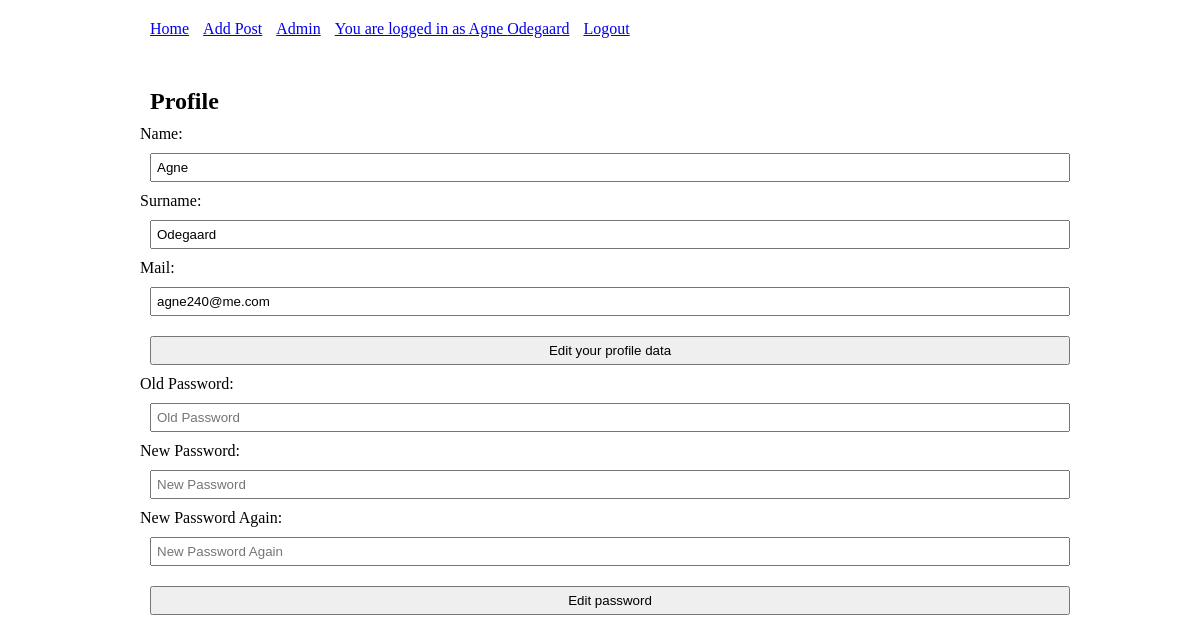
The app's page /profile.php (signed in) with its own data.
### tables this page shows
CREATE TABLE `users` (
  `id` int(11) NOT NULL,
  `name` varchar(255) NOT NULL,
  `surname` varchar(255) NOT NULL,
  `mail` varchar(255) NOT NULL,
  `password` varchar(60) NOT NULL,
  `rank` int(1) NOT NULL
);

### App/database.php (called while the page is built, shortened)
<?php
class Database extends Config {
    public $db;
    function __construct(){
        $dns = 'mysql:host='.$this->host.';dbname='.$this->database;
        $this->db = new PDO($dns, $this->username, $this->password);
        $this->db->setAttribute(PDO::ATTR_ERRMODE, PDO::ERRMODE_WARNING);
        $this->db->setAttribute(PDO::ATTR_DEFAULT_FETCH_MODE, PDO::FETCH_ASSOC);
    }
    private function arrayBinder(&$query, $vars){
        foreach ($vars as $key => $value) {
            $query->bindValue(':'.$key, htmlspecialchars($value));
        }
    }
    public function query($sql, $vars = null){
        $query = $this->db->prepare($sql);
        if($vars != null) $this->arrayBinder($query, $vars);
        $query->execute();
        return $query;
    }
}

### App/auth.php (called while the page is built, shortened)
<?php
class Auth extends Database{
    public $user = null;
    public function __construct(){
        if($this->isLoggedIn()) {
            $this->user = $this->query('SELECT name, surname, mail, id, rank FROM users WHERE id = :id', [
                'id' => $_SESSION['id'],
            ]);
            $this->user = $this->user->fetch();
        }
    }
    public function isLoggedIn(){
        return isset($_SESSION['id']);
    }
    public function rank(){
        if($this->isLoggedIn()) return $this->user['rank'];
        return 0;
    }
}

### App/app.php (called while the page is built, shortened)
<?php
require_once('database.php');
require_once('auth.php');
$auth = new Auth();

### profile.php (the view, shortened to what this page needs)
<?php
require_once('App/app.php');
include_once('Modules/head.php');
?>
<main>
    <h2>Profile</h2>
    <form method="post">
        <div class="form-element">
            <label>Name:
                <input type="text" name="name" placeholder="Name" value="<?= $auth->user['name'] ?>">
            </label>
        </div>
        <div class="form-element">
            <label>Surname:
                <input type="text" name="surname"  placeholder="Username" value="<?= $auth->user['surname'] ?>">
            </label>
        </div>
        <div class="form-element">
            <label>Mail:
                <input type="mail" name="mail"  placeholder="Mail" value="<?= $auth->user['mail'] ?>">
            </label>
        </div>
        <div class="form-element">
            <input type="submit" name="edit_profile" value="Edit your profile data">
        </div>
    </form>
    <form method="post">
        <div class="form-element">
            <label>Old Password:
                <input type="password" name="oldpw"  placeholder="Old Password">
            </label>
        </div>
        <div class="form-element">
            <label>New Password:
                <input type="password" name="pw1"  placeholder="New Password">
            </label>
        </div>
        <div class="form-element">
            <label>New Password Again:
                <input type="password" name="pw2"  placeholder="New Password Again">
            </label>
        </div>
        <div class="form-element">
            <input type="submit" name="edit_password" value="Edit password">
        </div>
    </form>
</main>
<?php include_once('Modules/foot.php'); ?>

### Modules/head.php (shortened to what this page needs)
<!DOCTYPE html>
<html lang="en">
<head>
    <link rel="stylesheet" href="css/main.css">
</head>
<body>
<nav>
    <div class="container">
        <ul>
            <li><a href="index.php">Home</a></li>
            <li><a href="addpost.php">Add Post</a></li>
            <?php if($auth->isLoggedIn()) : ?>
                <?php if($auth->rank() > 1) : ?>
                <li><a href="admin.php">Admin</a></li>
                <?php endif; ?>
                <li><a href="profile.php">You are logged in as <?= $auth->user['name'] ?> <?= $auth->user['surname'] ?></a></li>
                <li><a href="?logout">Logout</a></li>
            <?php else : ?>
                <li><a href="login.php">Login</a></li>
            <?php endif; ?>
        </ul>
    </div>
</nav>

### css/main.css (style rules this page uses)
* { padding: 0px; margin: 0px; box-sizing: border-box; }
p, h1, h2, h3 { padding: 10px; }
ul li { padding-left: 10px; display: inline-block; }
main, .container { margin: 0 auto; padding: 20px; width: 960px; }
.form-element { width: 100%; }
input, textarea, select { width: 100%; padding: 5px; margin: 10px; }

### records on screen
users: name "Agne", surname "Odegaard", mail "agne240@me.com"
